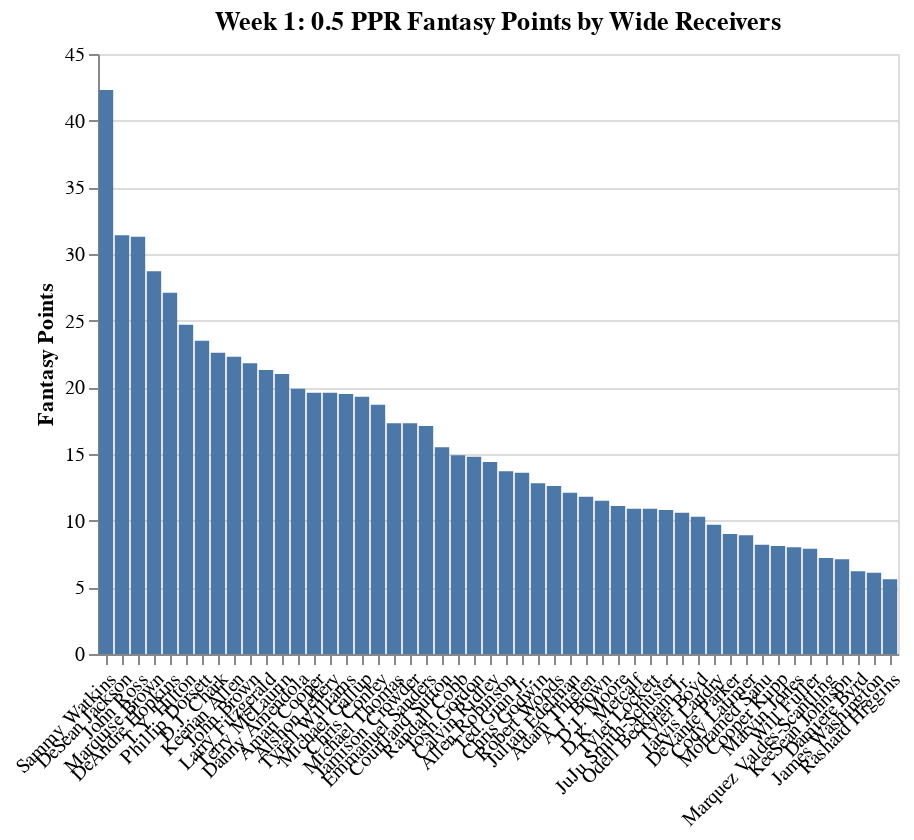

The code cell stored with this chart in its notebook:
### Code cell
chart

### Figure 1 — Vega-Lite specification as saved in the notebook (floating-point values rounded to 4 significant figures)
{"$schema": "https://vega.github.io/schema/vega-lite/v3.4.0.json", "config": {"background": "white", "mark": {"tooltip": null}, "view": {"height": 300, "width": 400}}, "data": {"name": "data-98f5b7b81574b66f3487ddc3ae065ccb"}, "datasets": {"data-98f5b7b81574b66f3487ddc3ae065ccb": [{"FantasyPoints": 42.3, "Player": "Sammy Watkins", "Team": "KC"}, {"FantasyPoints": 19.3, "Player": "Michael Gallup", "Team": "DAL"}, {"FantasyPoints": 31.3, "Player": "John Ross", "Team": "CIN"}, {"FantasyPoints": 31.4, "Player": "DeSean Jackson", "Team": "PHI"}, {"FantasyPoints": 28.7, "Player": "Marquise Brown", "Team": "BAL"}, {"FantasyPoints": 22.6, "Player": "D.J. Chark", "Team": "JAC"}, {"FantasyPoints": 21, "Player": "Terry McLaurin", "Team": "WAS"}, {"FantasyPoints": 22.3, "Player": "Keenan Allen", "Team": "LAC"}, {"FantasyPoints": 21.8, "Player": "John Brown", "Team": "BUF"}, {"FantasyPoints": 17.3, "Player": "Michael Thomas", "Team": "NO"}, {"FantasyPoints": 15.5, "Player": "Courtland Sutton", "Team": "DEN"}, {"FantasyPoints": 21.3, "Player": "Larry Fitzgerald", "Team": "ARI"}, {"FantasyPoints": 27.1, "Player": "DeAndre Hopkins", "Team": "HOU"}, {"FantasyPoints": 19.6, "Player": "Amari Cooper", "Team": "DAL"}, {"FantasyPoints": 19.5, "Player": "Tyrell Williams", "Team": "OAK"}, {"FantasyPoints": 19.9, "Player": "Danny Amendola", "Team": "DET"}, {"FantasyPoints": 13.7, "Player": "Allen Robinson", "Team": "CHI"}, {"FantasyPoints": 13.6, "Player": "Ted Ginn Jr.", "Team": "NO"}, {"FantasyPoints": 11.5, "Player": "A.J. Brown", "Team": "TEN"}, {"FantasyPoints": 17.3, "Player": "Jamison Crowder", "Team": "NYJ"}, {"FantasyPoints": 18.7, "Player": "Chris Conley", "Team": "JAC"}, {"FantasyPoints": 23.5, "Player": "Phillip Dorsett", "Team": "NE"}, {"FantasyPoints": 10.9, "Player": "D.K. Metcalf", "Team": "SEA"}, {"FantasyPoints": 24.7, "Player": "T.Y. Hilton", "Team": "IND"}, {"FantasyPoints": 17.1, "Player": "Emmanuel Sanders", "Team": "DEN"}, {"FantasyPoints": 12.1, "Player": "Julian Edelman", "Team": "NE"}, {"FantasyPoints": 10.8, "Player": "JuJu Smith-Schuster", "Team": "PIT"}, {"FantasyPoints": 11.1, "Player": "D.J. Moore", "Team": "CAR"}, {"FantasyPoints": 9, "Player": "DeVante Parker", "Team": "MIA"}, {"FantasyPoints": 8.9, "Player": "Cody Latimer", "Team": "NYG"}, {"FantasyPoints": 14.8, "Player": "Josh Gordon", "Team": "NE"}, {"FantasyPoints": 10.6, "Player": "Odell Beckham Jr.", "Team": "CLE"}, {"FantasyPoints": 12.6, "Player": "Robert Woods", "Team": "LAR"}, {"FantasyPoints": 14.9, "Player": "Randall Cobb", "Team": "DAL"}, {"FantasyPoints": 7.9, "Player": "Will Fuller", "Team": "HOU"}, {"FantasyPoints": 9.7, "Player": "Jarvis Landry", "Team": "CLE"}, {"FantasyPoints": 14.4, "Player": "Calvin Ridley", "Team": "ATL"}, {"FantasyPoints": 10.3, "Player": "Tyler Boyd", "Team": "CIN"}, {"FantasyPoints": 8.2, "Player": "Mohamed Sanu", "Team": "ATL"}, {"FantasyPoints": 8, "Player": "Marvin Jones", "Team": "DET"}, {"FantasyPoints": 12.8, "Player": "Chris Godwin", "Team": "TB"}, {"FantasyPoints": 7.2, "Player": "Marquez Valdes-Scantling", "Team": "GB"}, {"FantasyPoints": 6.1, "Player": "James Washington", "Team": "PIT"}, {"FantasyPoints": 19.6, "Player": "Alshon Jeffery", "Team": "PHI"}, {"FantasyPoints": 5.6, "Player": "Rashard Higgins", "Team": "CLE"}, {"FantasyPoints": 7.1, "Player": "KeeSean Johnson", "Team": "ARI"}, {"FantasyPoints": 8.1, "Player": "Cooper Kupp", "Team": "LAR"}, {"FantasyPoints": 10.9, "Player": "Tyler Lockett", "Team": "SEA"}, {"FantasyPoints": 11.8, "Player": "Adam Thielen", "Team": "MIN"}, {"FantasyPoints": 6.2, "Player": "Damiere Byrd", "Team": "ARI"}]}, "encoding": {"x": {"axis": {"labelAngle": -45, "title": ""}, "field": "Player", "sort": {"field": "FantasyPoints", "op": "sum", "order": "descending"}, "type": "nominal"}, "y": {"axis": {"title": "Fantasy Points"}, "field": "FantasyPoints", "type": "quantitative"}}, "mark": "bar", "title": "Week 1: 0.5 PPR Fantasy Points by Wide Receivers"}
